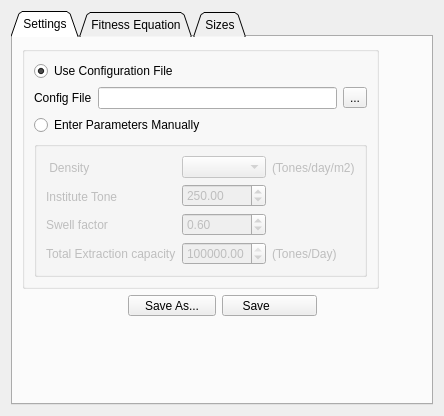
<ui version="4.0" >
 <class>Form</class>
 <widget class="QWidget" name="Form" >
  <property name="geometry" >
   <rect>
    <x>0</x>
    <y>0</y>
    <width>424</width>
    <height>416</height>
   </rect>
  </property>
  <property name="windowTitle" >
   <string>Form</string>
  </property>
  <layout class="QVBoxLayout" name="verticalLayout_5" >
   <item>
    <widget class="QTabWidget" name="Sizes" >
     <property name="tabShape" >
      <enum>QTabWidget::Triangular</enum>
     </property>
     <property name="currentIndex" >
      <number>0</number>
     </property>
     <widget class="QWidget" name="Settings" >
      <attribute name="title" >
       <string>Settings</string>
      </attribute>
      <layout class="QGridLayout" name="gridLayout_6" >
       <item row="0" column="0" >
        <widget class="QGroupBox" name="groupBox" >
         <property name="sizePolicy" >
          <sizepolicy vsizetype="Fixed" hsizetype="Fixed" >
           <horstretch>0</horstretch>
           <verstretch>0</verstretch>
          </sizepolicy>
         </property>
         <property name="title" >
          <string/>
         </property>
         <layout class="QGridLayout" name="gridLayout_5" >
          <item row="0" column="0" >
           <layout class="QGridLayout" name="gridLayout_3" >
            <item row="0" column="0" >
             <layout class="QVBoxLayout" >
              <item>
               <widget class="QRadioButton" name="fileButton" >
                <property name="text" >
                 <string>Use Configuration File</string>
                </property>
                <property name="checked" >
                 <bool>true</bool>
                </property>
               </widget>
              </item>
              <item>
               <layout class="QHBoxLayout" >
                <item>
                 <widget class="QLabel" name="configLabel" >
                  <property name="text" >
                   <string>Config File</string>
                  </property>
                 </widget>
                </item>
                <item>
                 <widget class="QLineEdit" name="fileName" />
                </item>
                <item>
                 <widget class="QToolButton" name="browseButton" >
                  <property name="text" >
                   <string>...</string>
                  </property>
                 </widget>
                </item>
               </layout>
              </item>
             </layout>
            </item>
            <item row="1" column="0" >
             <widget class="QRadioButton" name="manualButton" >
              <property name="text" >
               <string>Enter Parameters Manually</string>
              </property>
             </widget>
            </item>
           </layout>
          </item>
          <item row="1" column="0" >
           <widget class="QGroupBox" name="manualGroup" >
            <property name="enabled" >
             <bool>false</bool>
            </property>
            <property name="title" >
             <string/>
            </property>
            <layout class="QGridLayout" name="gridLayout_2" >
             <item row="0" column="0" >
              <layout class="QHBoxLayout" name="horizontalLayout_9" >
               <item>
                <layout class="QVBoxLayout" name="verticalLayout_2" >
                 <item>
                  <widget class="QLabel" name="label_13" >
                   <property name="text" >
                    <string> Density</string>
                   </property>
                  </widget>
                 </item>
                 <item>
                  <widget class="QLabel" name="label" >
                   <property name="text" >
                    <string>Institute Tone </string>
                   </property>
                  </widget>
                 </item>
                 <item>
                  <widget class="QLabel" name="label_7" >
                   <property name="text" >
                    <string>Swell factor</string>
                   </property>
                  </widget>
                 </item>
                 <item>
                  <widget class="QLabel" name="label_9" >
                   <property name="text" >
                    <string>Total Extraction capacity</string>
                   </property>
                  </widget>
                 </item>
                </layout>
               </item>
               <item>
                <layout class="QVBoxLayout" name="verticalLayout" >
                 <item>
                  <widget class="QComboBox" name="densityInput" />
                 </item>
                 <item>
                  <widget class="QDoubleSpinBox" name="InstituteTone" >
                   <property name="maximum" >
                    <double>1000000000.000000000000000</double>
                   </property>
                   <property name="value" >
                    <double>250.000000000000000</double>
                   </property>
                  </widget>
                 </item>
                 <item>
                  <widget class="QDoubleSpinBox" name="Swell" >
                   <property name="minimum" >
                    <double>-10.000000000000000</double>
                   </property>
                   <property name="singleStep" >
                    <double>0.010000000000000</double>
                   </property>
                   <property name="value" >
                    <double>0.600000000000000</double>
                   </property>
                  </widget>
                 </item>
                 <item>
                  <widget class="QDoubleSpinBox" name="ExtractionCapacity" >
                   <property name="maximum" >
                    <double>1000000000.000000000000000</double>
                   </property>
                   <property name="value" >
                    <double>100000.000000000000000</double>
                   </property>
                  </widget>
                 </item>
                </layout>
               </item>
               <item>
                <layout class="QVBoxLayout" name="verticalLayout_3" >
                 <item>
                  <widget class="QLabel" name="label_5" >
                   <property name="text" >
                    <string>(Tones/day/m2)</string>
                   </property>
                  </widget>
                 </item>
                 <item>
                  <widget class="QLabel" name="label_12" >
                   <property name="text" >
                    <string/>
                   </property>
                  </widget>
                 </item>
                 <item>
                  <widget class="QLabel" name="label_14" >
                   <property name="text" >
                    <string/>
                   </property>
                  </widget>
                 </item>
                 <item>
                  <widget class="QLabel" name="label_11" >
                   <property name="text" >
                    <string>(Tones/Day)</string>
                   </property>
                  </widget>
                 </item>
                </layout>
               </item>
              </layout>
             </item>
            </layout>
           </widget>
          </item>
         </layout>
        </widget>
       </item>
       <item row="1" column="0" >
        <layout class="QHBoxLayout" name="horizontalLayout_8" >
         <item>
          <spacer name="horizontalSpacer_3" >
           <property name="orientation" >
            <enum>Qt::Horizontal</enum>
           </property>
           <property name="sizeHint" stdset="0" >
            <size>
             <width>16</width>
             <height>17</height>
            </size>
           </property>
          </spacer>
         </item>
         <item>
          <widget class="QToolButton" name="SaveAs" >
           <property name="text" >
            <string>   Save As...   </string>
           </property>
          </widget>
         </item>
         <item>
          <widget class="QToolButton" name="Save" >
           <property name="text" >
            <string>    Save            </string>
           </property>
          </widget>
         </item>
         <item>
          <spacer name="horizontalSpacer_4" >
           <property name="orientation" >
            <enum>Qt::Horizontal</enum>
           </property>
           <property name="sizeHint" stdset="0" >
            <size>
             <width>78</width>
             <height>17</height>
            </size>
           </property>
          </spacer>
         </item>
        </layout>
       </item>
       <item row="2" column="0" >
        <spacer name="spacer" >
         <property name="orientation" >
          <enum>Qt::Vertical</enum>
         </property>
         <property name="sizeHint" stdset="0" >
          <size>
           <width>20</width>
           <height>70</height>
          </size>
         </property>
        </spacer>
       </item>
      </layout>
      <zorder>groupBox</zorder>
      <zorder>comboBox</zorder>
      <zorder>densityInput</zorder>
     </widget>
     <widget class="QWidget" name="FitnessEquation" >
      <attribute name="title" >
       <string>Fitness Equation</string>
      </attribute>
      <layout class="QGridLayout" name="gridLayout_7" >
       <item row="0" column="0" >
        <layout class="QGridLayout" >
         <item row="0" column="0" colspan="2" >
          <layout class="QGridLayout" >
           <item row="0" column="0" >
            <widget class="QLabel" name="label_35" >
             <property name="text" >
              <string>Fitness Array Name</string>
             </property>
            </widget>
           </item>
           <item row="0" column="1" >
            <widget class="QLineEdit" name="FitnessArrayName" />
           </item>
          </layout>
         </item>
         <item row="1" column="0" colspan="2" >
          <layout class="QGridLayout" >
           <property name="margin" >
            <number>0</number>
           </property>
           <property name="spacing" >
            <number>0</number>
           </property>
           <item row="4" column="2" >
            <widget class="QToolButton" name="tanh" >
             <property name="sizePolicy" >
              <sizepolicy vsizetype="Preferred" hsizetype="Preferred" >
               <horstretch>0</horstretch>
               <verstretch>0</verstretch>
              </sizepolicy>
             </property>
             <property name="text" >
              <string>tanh</string>
             </property>
            </widget>
           </item>
           <item row="1" column="0" >
            <widget class="QToolButton" name="Clear" >
             <property name="sizePolicy" >
              <sizepolicy vsizetype="Preferred" hsizetype="Preferred" >
               <horstretch>0</horstretch>
               <verstretch>0</verstretch>
              </sizepolicy>
             </property>
             <property name="focusPolicy" >
              <enum>Qt::NoFocus</enum>
             </property>
             <property name="text" >
              <string>Clear</string>
             </property>
            </widget>
           </item>
           <item row="3" column="0" >
            <widget class="QToolButton" name="asin" >
             <property name="sizePolicy" >
              <sizepolicy vsizetype="Preferred" hsizetype="Preferred" >
               <horstretch>0</horstretch>
               <verstretch>0</verstretch>
              </sizepolicy>
             </property>
             <property name="focusPolicy" >
              <enum>Qt::NoFocus</enum>
             </property>
             <property name="text" >
              <string>asin</string>
             </property>
            </widget>
           </item>
           <item row="4" column="4" >
            <widget class="QToolButton" name="n2" >
             <property name="sizePolicy" >
              <sizepolicy vsizetype="Preferred" hsizetype="Preferred" >
               <horstretch>0</horstretch>
               <verstretch>0</verstretch>
              </sizepolicy>
             </property>
             <property name="focusPolicy" >
              <enum>Qt::NoFocus</enum>
             </property>
             <property name="text" >
              <string>2</string>
             </property>
            </widget>
           </item>
           <item row="1" column="1" >
            <widget class="QToolButton" name="LeftParentheses" >
             <property name="sizePolicy" >
              <sizepolicy vsizetype="Preferred" hsizetype="Preferred" >
               <horstretch>0</horstretch>
               <verstretch>0</verstretch>
              </sizepolicy>
             </property>
             <property name="focusPolicy" >
              <enum>Qt::NoFocus</enum>
             </property>
             <property name="text" >
              <string>(</string>
             </property>
            </widget>
           </item>
           <item row="4" column="3" >
            <widget class="QToolButton" name="n1" >
             <property name="sizePolicy" >
              <sizepolicy vsizetype="Preferred" hsizetype="Preferred" >
               <horstretch>0</horstretch>
               <verstretch>0</verstretch>
              </sizepolicy>
             </property>
             <property name="focusPolicy" >
              <enum>Qt::NoFocus</enum>
             </property>
             <property name="text" >
              <string>1</string>
             </property>
            </widget>
           </item>
           <item row="3" column="2" >
            <widget class="QToolButton" name="atan" >
             <property name="sizePolicy" >
              <sizepolicy vsizetype="Preferred" hsizetype="Preferred" >
               <horstretch>0</horstretch>
               <verstretch>0</verstretch>
              </sizepolicy>
             </property>
             <property name="focusPolicy" >
              <enum>Qt::NoFocus</enum>
             </property>
             <property name="text" >
              <string>atan</string>
             </property>
            </widget>
           </item>
           <item row="3" column="5" >
            <widget class="QToolButton" name="n6" >
             <property name="sizePolicy" >
              <sizepolicy vsizetype="Preferred" hsizetype="Preferred" >
               <horstretch>0</horstretch>
               <verstretch>0</verstretch>
              </sizepolicy>
             </property>
             <property name="focusPolicy" >
              <enum>Qt::NoFocus</enum>
             </property>
             <property name="text" >
              <string>6</string>
             </property>
            </widget>
           </item>
           <item row="3" column="4" >
            <widget class="QToolButton" name="n5" >
             <property name="sizePolicy" >
              <sizepolicy vsizetype="Preferred" hsizetype="Preferred" >
               <horstretch>0</horstretch>
               <verstretch>0</verstretch>
              </sizepolicy>
             </property>
             <property name="focusPolicy" >
              <enum>Qt::NoFocus</enum>
             </property>
             <property name="text" >
              <string>5</string>
             </property>
            </widget>
           </item>
           <item row="6" column="0" >
            <widget class="QToolButton" name="ceil" >
             <property name="sizePolicy" >
              <sizepolicy vsizetype="Preferred" hsizetype="Preferred" >
               <horstretch>0</horstretch>
               <verstretch>0</verstretch>
              </sizepolicy>
             </property>
             <property name="focusPolicy" >
              <enum>Qt::NoFocus</enum>
             </property>
             <property name="text" >
              <string>ceil</string>
             </property>
            </widget>
           </item>
           <item row="4" column="0" >
            <widget class="QToolButton" name="sinh" >
             <property name="sizePolicy" >
              <sizepolicy vsizetype="Preferred" hsizetype="Preferred" >
               <horstretch>0</horstretch>
               <verstretch>0</verstretch>
              </sizepolicy>
             </property>
             <property name="focusPolicy" >
              <enum>Qt::NoFocus</enum>
             </property>
             <property name="text" >
              <string>sinh</string>
             </property>
            </widget>
           </item>
           <item row="6" column="2" >
            <widget class="QToolButton" name="abs" >
             <property name="sizePolicy" >
              <sizepolicy vsizetype="Preferred" hsizetype="Preferred" >
               <horstretch>0</horstretch>
               <verstretch>0</verstretch>
              </sizepolicy>
             </property>
             <property name="focusPolicy" >
              <enum>Qt::NoFocus</enum>
             </property>
             <property name="text" >
              <string>abs</string>
             </property>
            </widget>
           </item>
           <item row="3" column="6" >
            <widget class="QToolButton" name="Minus" >
             <property name="sizePolicy" >
              <sizepolicy vsizetype="Preferred" hsizetype="Preferred" >
               <horstretch>0</horstretch>
               <verstretch>0</verstretch>
              </sizepolicy>
             </property>
             <property name="focusPolicy" >
              <enum>Qt::NoFocus</enum>
             </property>
             <property name="text" >
              <string>-</string>
             </property>
            </widget>
           </item>
           <item row="1" column="4" >
            <widget class="QToolButton" name="jHat" >
             <property name="sizePolicy" >
              <sizepolicy vsizetype="Preferred" hsizetype="Preferred" >
               <horstretch>0</horstretch>
               <verstretch>0</verstretch>
              </sizepolicy>
             </property>
             <property name="focusPolicy" >
              <enum>Qt::NoFocus</enum>
             </property>
             <property name="text" >
              <string>jHat</string>
             </property>
            </widget>
           </item>
           <item row="2" column="2" >
            <widget class="QToolButton" name="tan" >
             <property name="sizePolicy" >
              <sizepolicy vsizetype="Preferred" hsizetype="Preferred" >
               <horstretch>0</horstretch>
               <verstretch>0</verstretch>
              </sizepolicy>
             </property>
             <property name="focusPolicy" >
              <enum>Qt::NoFocus</enum>
             </property>
             <property name="text" >
              <string>tan</string>
             </property>
            </widget>
           </item>
           <item row="2" column="6" >
            <widget class="QToolButton" name="Multiply" >
             <property name="sizePolicy" >
              <sizepolicy vsizetype="Preferred" hsizetype="Preferred" >
               <horstretch>0</horstretch>
               <verstretch>0</verstretch>
              </sizepolicy>
             </property>
             <property name="focusPolicy" >
              <enum>Qt::NoFocus</enum>
             </property>
             <property name="text" >
              <string>*</string>
             </property>
            </widget>
           </item>
           <item row="1" column="2" >
            <widget class="QToolButton" name="RightParentheses" >
             <property name="sizePolicy" >
              <sizepolicy vsizetype="Preferred" hsizetype="Preferred" >
               <horstretch>0</horstretch>
               <verstretch>0</verstretch>
              </sizepolicy>
             </property>
             <property name="focusPolicy" >
              <enum>Qt::NoFocus</enum>
             </property>
             <property name="text" >
              <string>)</string>
             </property>
            </widget>
           </item>
           <item row="2" column="0" >
            <widget class="QToolButton" name="sin" >
             <property name="sizePolicy" >
              <sizepolicy vsizetype="Preferred" hsizetype="Preferred" >
               <horstretch>0</horstretch>
               <verstretch>0</verstretch>
              </sizepolicy>
             </property>
             <property name="focusPolicy" >
              <enum>Qt::NoFocus</enum>
             </property>
             <property name="text" >
              <string>sin</string>
             </property>
            </widget>
           </item>
           <item row="0" column="0" colspan="7" >
            <widget class="QLineEdit" name="Function" />
           </item>
           <item row="1" column="5" >
            <widget class="QToolButton" name="kHat" >
             <property name="sizePolicy" >
              <sizepolicy vsizetype="Preferred" hsizetype="Preferred" >
               <horstretch>0</horstretch>
               <verstretch>0</verstretch>
              </sizepolicy>
             </property>
             <property name="focusPolicy" >
              <enum>Qt::NoFocus</enum>
             </property>
             <property name="text" >
              <string>kHat</string>
             </property>
            </widget>
           </item>
           <item row="3" column="1" >
            <widget class="QToolButton" name="acos" >
             <property name="sizePolicy" >
              <sizepolicy vsizetype="Preferred" hsizetype="Preferred" >
               <horstretch>0</horstretch>
               <verstretch>0</verstretch>
              </sizepolicy>
             </property>
             <property name="focusPolicy" >
              <enum>Qt::NoFocus</enum>
             </property>
             <property name="text" >
              <string>acos</string>
             </property>
            </widget>
           </item>
           <item row="3" column="3" >
            <widget class="QToolButton" name="n4" >
             <property name="sizePolicy" >
              <sizepolicy vsizetype="Preferred" hsizetype="Preferred" >
               <horstretch>0</horstretch>
               <verstretch>0</verstretch>
              </sizepolicy>
             </property>
             <property name="focusPolicy" >
              <enum>Qt::NoFocus</enum>
             </property>
             <property name="text" >
              <string>4</string>
             </property>
            </widget>
           </item>
           <item row="7" column="0" >
            <widget class="QToolButton" name="v1v2" >
             <property name="sizePolicy" >
              <sizepolicy vsizetype="Preferred" hsizetype="Preferred" >
               <horstretch>0</horstretch>
               <verstretch>0</verstretch>
              </sizepolicy>
             </property>
             <property name="focusPolicy" >
              <enum>Qt::NoFocus</enum>
             </property>
             <property name="text" >
              <string>v1.v2</string>
             </property>
             <property name="autoRaise" >
              <bool>false</bool>
             </property>
            </widget>
           </item>
           <item row="6" column="1" >
            <widget class="QToolButton" name="floor" >
             <property name="sizePolicy" >
              <sizepolicy vsizetype="Preferred" hsizetype="Preferred" >
               <horstretch>0</horstretch>
               <verstretch>0</verstretch>
              </sizepolicy>
             </property>
             <property name="focusPolicy" >
              <enum>Qt::NoFocus</enum>
             </property>
             <property name="text" >
              <string>floor</string>
             </property>
            </widget>
           </item>
           <item row="5" column="2" >
            <widget class="QToolButton" name="exp" >
             <property name="sizePolicy" >
              <sizepolicy vsizetype="Preferred" hsizetype="Preferred" >
               <horstretch>0</horstretch>
               <verstretch>0</verstretch>
              </sizepolicy>
             </property>
             <property name="focusPolicy" >
              <enum>Qt::NoFocus</enum>
             </property>
             <property name="text" >
              <string>exp</string>
             </property>
            </widget>
           </item>
           <item row="7" column="2" >
            <widget class="QToolButton" name="norm" >
             <property name="sizePolicy" >
              <sizepolicy vsizetype="Preferred" hsizetype="Preferred" >
               <horstretch>0</horstretch>
               <verstretch>0</verstretch>
              </sizepolicy>
             </property>
             <property name="focusPolicy" >
              <enum>Qt::NoFocus</enum>
             </property>
             <property name="text" >
              <string>norm</string>
             </property>
            </widget>
           </item>
           <item row="1" column="3" >
            <widget class="QToolButton" name="iHat" >
             <property name="sizePolicy" >
              <sizepolicy vsizetype="Preferred" hsizetype="Preferred" >
               <horstretch>0</horstretch>
               <verstretch>0</verstretch>
              </sizepolicy>
             </property>
             <property name="focusPolicy" >
              <enum>Qt::NoFocus</enum>
             </property>
             <property name="text" >
              <string>iHat</string>
             </property>
            </widget>
           </item>
           <item row="1" column="6" >
            <widget class="QToolButton" name="Divide" >
             <property name="sizePolicy" >
              <sizepolicy vsizetype="Preferred" hsizetype="Preferred" >
               <horstretch>0</horstretch>
               <verstretch>0</verstretch>
              </sizepolicy>
             </property>
             <property name="focusPolicy" >
              <enum>Qt::NoFocus</enum>
             </property>
             <property name="text" >
              <string>/</string>
             </property>
            </widget>
           </item>
           <item row="4" column="1" >
            <widget class="QToolButton" name="cosh" >
             <property name="sizePolicy" >
              <sizepolicy vsizetype="Preferred" hsizetype="Preferred" >
               <horstretch>0</horstretch>
               <verstretch>0</verstretch>
              </sizepolicy>
             </property>
             <property name="focusPolicy" >
              <enum>Qt::NoFocus</enum>
             </property>
             <property name="text" >
              <string>cosh</string>
             </property>
            </widget>
           </item>
           <item row="5" column="3" >
            <widget class="QToolButton" name="ln" >
             <property name="sizePolicy" >
              <sizepolicy vsizetype="Preferred" hsizetype="Preferred" >
               <horstretch>0</horstretch>
               <verstretch>0</verstretch>
              </sizepolicy>
             </property>
             <property name="focusPolicy" >
              <enum>Qt::NoFocus</enum>
             </property>
             <property name="text" >
              <string>ln</string>
             </property>
            </widget>
           </item>
           <item row="2" column="1" >
            <widget class="QToolButton" name="cos" >
             <property name="sizePolicy" >
              <sizepolicy vsizetype="Preferred" hsizetype="Preferred" >
               <horstretch>0</horstretch>
               <verstretch>0</verstretch>
              </sizepolicy>
             </property>
             <property name="focusPolicy" >
              <enum>Qt::NoFocus</enum>
             </property>
             <property name="text" >
              <string>cos</string>
             </property>
            </widget>
           </item>
           <item row="5" column="5" >
            <widget class="QToolButton" name="n0" >
             <property name="sizePolicy" >
              <sizepolicy vsizetype="Preferred" hsizetype="Preferred" >
               <horstretch>0</horstretch>
               <verstretch>0</verstretch>
              </sizepolicy>
             </property>
             <property name="focusPolicy" >
              <enum>Qt::NoFocus</enum>
             </property>
             <property name="text" >
              <string>0</string>
             </property>
            </widget>
           </item>
           <item row="7" column="1" >
            <widget class="QToolButton" name="mag" >
             <property name="sizePolicy" >
              <sizepolicy vsizetype="Preferred" hsizetype="Preferred" >
               <horstretch>0</horstretch>
               <verstretch>0</verstretch>
              </sizepolicy>
             </property>
             <property name="focusPolicy" >
              <enum>Qt::NoFocus</enum>
             </property>
             <property name="text" >
              <string>mag</string>
             </property>
            </widget>
           </item>
           <item row="5" column="0" >
            <widget class="QToolButton" name="xy" >
             <property name="sizePolicy" >
              <sizepolicy vsizetype="Preferred" hsizetype="Preferred" >
               <horstretch>0</horstretch>
               <verstretch>0</verstretch>
              </sizepolicy>
             </property>
             <property name="focusPolicy" >
              <enum>Qt::NoFocus</enum>
             </property>
             <property name="text" >
              <string>x^y</string>
             </property>
            </widget>
           </item>
           <item row="2" column="3" >
            <widget class="QToolButton" name="n7" >
             <property name="sizePolicy" >
              <sizepolicy vsizetype="Preferred" hsizetype="Preferred" >
               <horstretch>0</horstretch>
               <verstretch>0</verstretch>
              </sizepolicy>
             </property>
             <property name="focusPolicy" >
              <enum>Qt::NoFocus</enum>
             </property>
             <property name="text" >
              <string>7</string>
             </property>
            </widget>
           </item>
           <item row="5" column="1" >
            <widget class="QToolButton" name="sqrt" >
             <property name="sizePolicy" >
              <sizepolicy vsizetype="Preferred" hsizetype="Preferred" >
               <horstretch>0</horstretch>
               <verstretch>0</verstretch>
              </sizepolicy>
             </property>
             <property name="focusPolicy" >
              <enum>Qt::NoFocus</enum>
             </property>
             <property name="text" >
              <string>sqrt</string>
             </property>
            </widget>
           </item>
           <item row="4" column="6" >
            <widget class="QToolButton" name="Plus" >
             <property name="sizePolicy" >
              <sizepolicy vsizetype="Preferred" hsizetype="Preferred" >
               <horstretch>0</horstretch>
               <verstretch>0</verstretch>
              </sizepolicy>
             </property>
             <property name="focusPolicy" >
              <enum>Qt::NoFocus</enum>
             </property>
             <property name="text" >
              <string>+</string>
             </property>
            </widget>
           </item>
           <item row="2" column="4" >
            <widget class="QToolButton" name="n8" >
             <property name="sizePolicy" >
              <sizepolicy vsizetype="Preferred" hsizetype="Preferred" >
               <horstretch>0</horstretch>
               <verstretch>0</verstretch>
              </sizepolicy>
             </property>
             <property name="focusPolicy" >
              <enum>Qt::NoFocus</enum>
             </property>
             <property name="text" >
              <string>8</string>
             </property>
            </widget>
           </item>
           <item row="5" column="4" >
            <widget class="QToolButton" name="log10" >
             <property name="sizePolicy" >
              <sizepolicy vsizetype="Preferred" hsizetype="Preferred" >
               <horstretch>0</horstretch>
               <verstretch>0</verstretch>
              </sizepolicy>
             </property>
             <property name="focusPolicy" >
              <enum>Qt::NoFocus</enum>
             </property>
             <property name="text" >
              <string>log10</string>
             </property>
            </widget>
           </item>
           <item row="2" column="5" >
            <widget class="QToolButton" name="n9" >
             <property name="sizePolicy" >
              <sizepolicy vsizetype="Preferred" hsizetype="Preferred" >
               <horstretch>0</horstretch>
               <verstretch>0</verstretch>
              </sizepolicy>
             </property>
             <property name="focusPolicy" >
              <enum>Qt::NoFocus</enum>
             </property>
             <property name="text" >
              <string>9</string>
             </property>
            </widget>
           </item>
           <item row="5" column="6" >
            <widget class="QToolButton" name="Dot" >
             <property name="sizePolicy" >
              <sizepolicy vsizetype="Preferred" hsizetype="Preferred" >
               <horstretch>0</horstretch>
               <verstretch>0</verstretch>
              </sizepolicy>
             </property>
             <property name="focusPolicy" >
              <enum>Qt::NoFocus</enum>
             </property>
             <property name="text" >
              <string>.</string>
             </property>
            </widget>
           </item>
           <item row="4" column="5" >
            <widget class="QToolButton" name="n3" >
             <property name="sizePolicy" >
              <sizepolicy vsizetype="Preferred" hsizetype="Preferred" >
               <horstretch>0</horstretch>
               <verstretch>0</verstretch>
              </sizepolicy>
             </property>
             <property name="focusPolicy" >
              <enum>Qt::NoFocus</enum>
             </property>
             <property name="text" >
              <string>3</string>
             </property>
            </widget>
           </item>
           <item row="6" column="3" colspan="4" >
            <widget class="QPushButton" name="Scalars" >
             <property name="focusPolicy" >
              <enum>Qt::NoFocus</enum>
             </property>
             <property name="text" >
              <string>Scalars</string>
             </property>
            </widget>
           </item>
           <item row="7" column="3" colspan="4" >
            <widget class="QPushButton" name="Vectors" >
             <property name="focusPolicy" >
              <enum>Qt::NoFocus</enum>
             </property>
             <property name="text" >
              <string>Vectors</string>
             </property>
            </widget>
           </item>
          </layout>
         </item>
         <item row="2" column="0" colspan="2" >
          <widget class="QCheckBox" name="ReplaceInvalidResult" >
           <property name="text" >
            <string>Replace invalid results</string>
           </property>
           <property name="checked" >
            <bool>true</bool>
           </property>
          </widget>
         </item>
         <item row="3" column="0" >
          <widget class="QLabel" name="label_33" >
           <property name="text" >
            <string>Replacement value</string>
           </property>
          </widget>
         </item>
         <item row="3" column="1" >
          <widget class="QLineEdit" name="ReplacementValue" >
           <property name="text" >
            <string>0</string>
           </property>
          </widget>
         </item>
        </layout>
       </item>
       <item row="1" column="0" >
        <spacer>
         <property name="orientation" >
          <enum>Qt::Vertical</enum>
         </property>
         <property name="sizeHint" stdset="0" >
          <size>
           <width>20</width>
           <height>129</height>
          </size>
         </property>
        </spacer>
       </item>
      </layout>
     </widget>
     <widget class="QWidget" name="tab" >
      <attribute name="title" >
       <string>Sizes</string>
      </attribute>
      <layout class="QGridLayout" name="gridLayout_8" >
       <item row="0" column="0" >
        <widget class="QGroupBox" name="groupBox_2" >
         <property name="title" >
          <string>Size Arrays</string>
         </property>
         <layout class="QGridLayout" name="gridLayout" >
          <item row="0" column="0" >
           <layout class="QHBoxLayout" name="horizontalLayout_4" >
            <item>
             <layout class="QHBoxLayout" name="horizontalLayout_3" >
              <item>
               <widget class="QLabel" name="label_15" >
                <property name="text" >
                 <string>     XINC</string>
                </property>
               </widget>
              </item>
              <item>
               <widget class="QComboBox" name="XINC" />
              </item>
             </layout>
            </item>
            <item>
             <layout class="QHBoxLayout" name="horizontalLayout_2" >
              <item>
               <widget class="QLabel" name="label_17" >
                <property name="text" >
                 <string>    YINC</string>
                </property>
               </widget>
              </item>
              <item>
               <widget class="QComboBox" name="YINC" />
              </item>
             </layout>
            </item>
            <item>
             <layout class="QHBoxLayout" name="horizontalLayout" >
              <item>
               <widget class="QLabel" name="label_20" >
                <property name="text" >
                 <string>    ZINC</string>
                </property>
               </widget>
              </item>
              <item>
               <widget class="QComboBox" name="ZINC" />
              </item>
             </layout>
            </item>
           </layout>
          </item>
         </layout>
         <zorder></zorder>
        </widget>
       </item>
       <item row="1" column="0" >
        <widget class="QGroupBox" name="groupBox_4" >
         <property name="title" >
          <string>Stope Sizes</string>
         </property>
         <layout class="QGridLayout" name="gridLayout_4" >
          <item row="0" column="0" >
           <layout class="QHBoxLayout" name="horizontalLayout_7" >
            <item>
             <layout class="QHBoxLayout" name="horizontalLayout_5" >
              <item>
               <widget class="QLabel" name="label_8" >
                <property name="font" >
                 <font>
                  <pointsize>8</pointsize>
                  <weight>50</weight>
                  <bold>false</bold>
                 </font>
                </property>
                <property name="text" >
                 <string>                 Width</string>
                </property>
               </widget>
              </item>
              <item>
               <widget class="QDoubleSpinBox" name="stopeWidth" >
                <property name="font" >
                 <font>
                  <pointsize>8</pointsize>
                  <weight>50</weight>
                  <bold>false</bold>
                 </font>
                </property>
                <property name="maximum" >
                 <double>1000.000000000000000</double>
                </property>
                <property name="value" >
                 <double>30.000000000000000</double>
                </property>
               </widget>
              </item>
             </layout>
            </item>
            <item>
             <layout class="QHBoxLayout" name="horizontalLayout_6" >
              <item>
               <widget class="QLabel" name="label_10" >
                <property name="font" >
                 <font>
                  <pointsize>8</pointsize>
                  <weight>50</weight>
                  <bold>false</bold>
                 </font>
                </property>
                <property name="text" >
                 <string>                 Depth</string>
                </property>
               </widget>
              </item>
              <item>
               <widget class="QDoubleSpinBox" name="stopeDepth" >
                <property name="font" >
                 <font>
                  <pointsize>8</pointsize>
                  <weight>50</weight>
                  <bold>false</bold>
                 </font>
                </property>
                <property name="maximum" >
                 <double>1000.000000000000000</double>
                </property>
                <property name="value" >
                 <double>30.000000000000000</double>
                </property>
               </widget>
              </item>
             </layout>
            </item>
           </layout>
          </item>
         </layout>
        </widget>
       </item>
       <item row="1" column="1" >
        <spacer name="horizontalSpacer_2" >
         <property name="orientation" >
          <enum>Qt::Horizontal</enum>
         </property>
         <property name="sizeHint" stdset="0" >
          <size>
           <width>0</width>
           <height>20</height>
          </size>
         </property>
        </spacer>
       </item>
       <item row="2" column="0" >
        <spacer name="verticalSpacer" >
         <property name="orientation" >
          <enum>Qt::Vertical</enum>
         </property>
         <property name="sizeHint" stdset="0" >
          <size>
           <width>20</width>
           <height>36</height>
          </size>
         </property>
        </spacer>
       </item>
      </layout>
     </widget>
    </widget>
   </item>
  </layout>
 </widget>
 <resources/>
 <connections/>
</ui>
